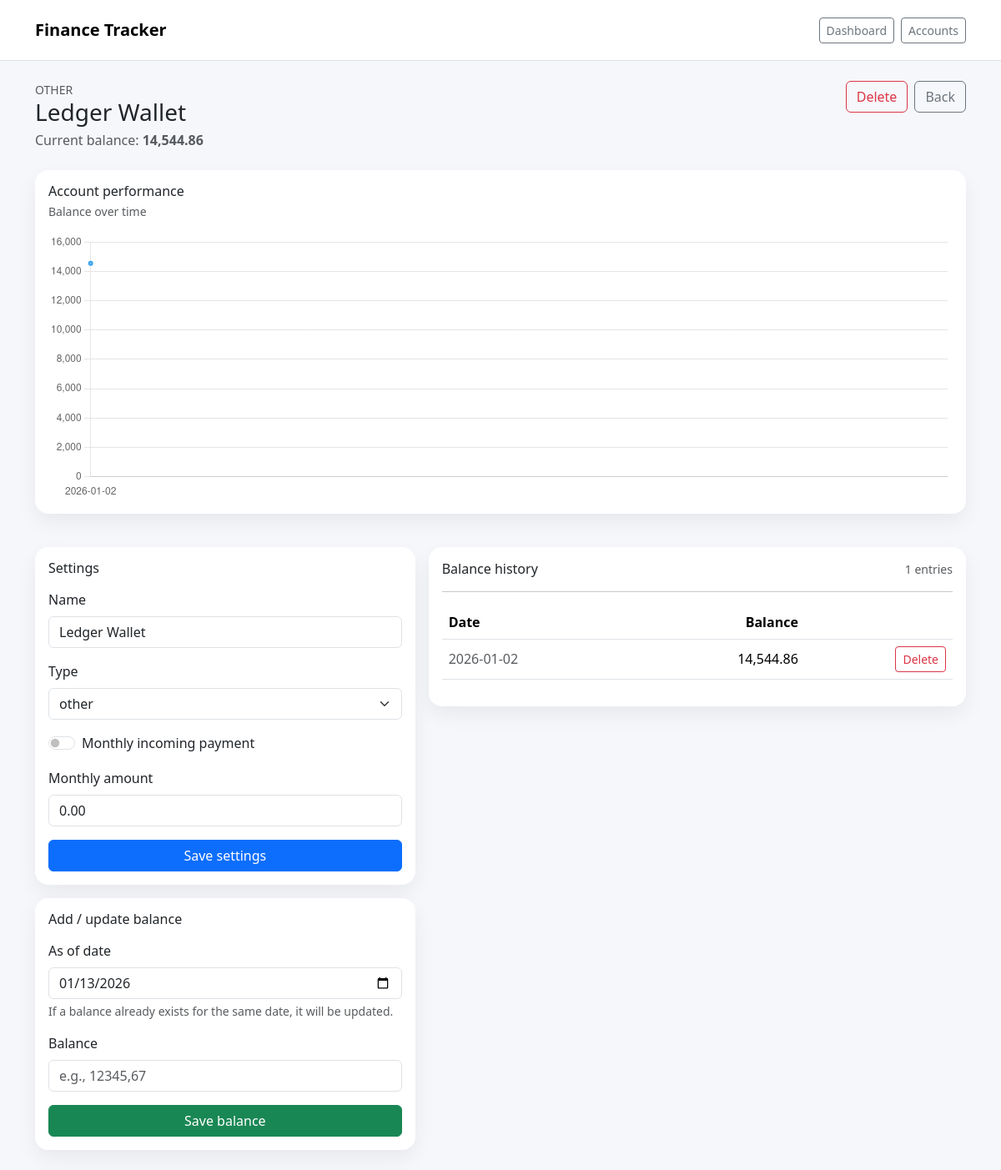
Page /accounts/6 on the earlier database version.
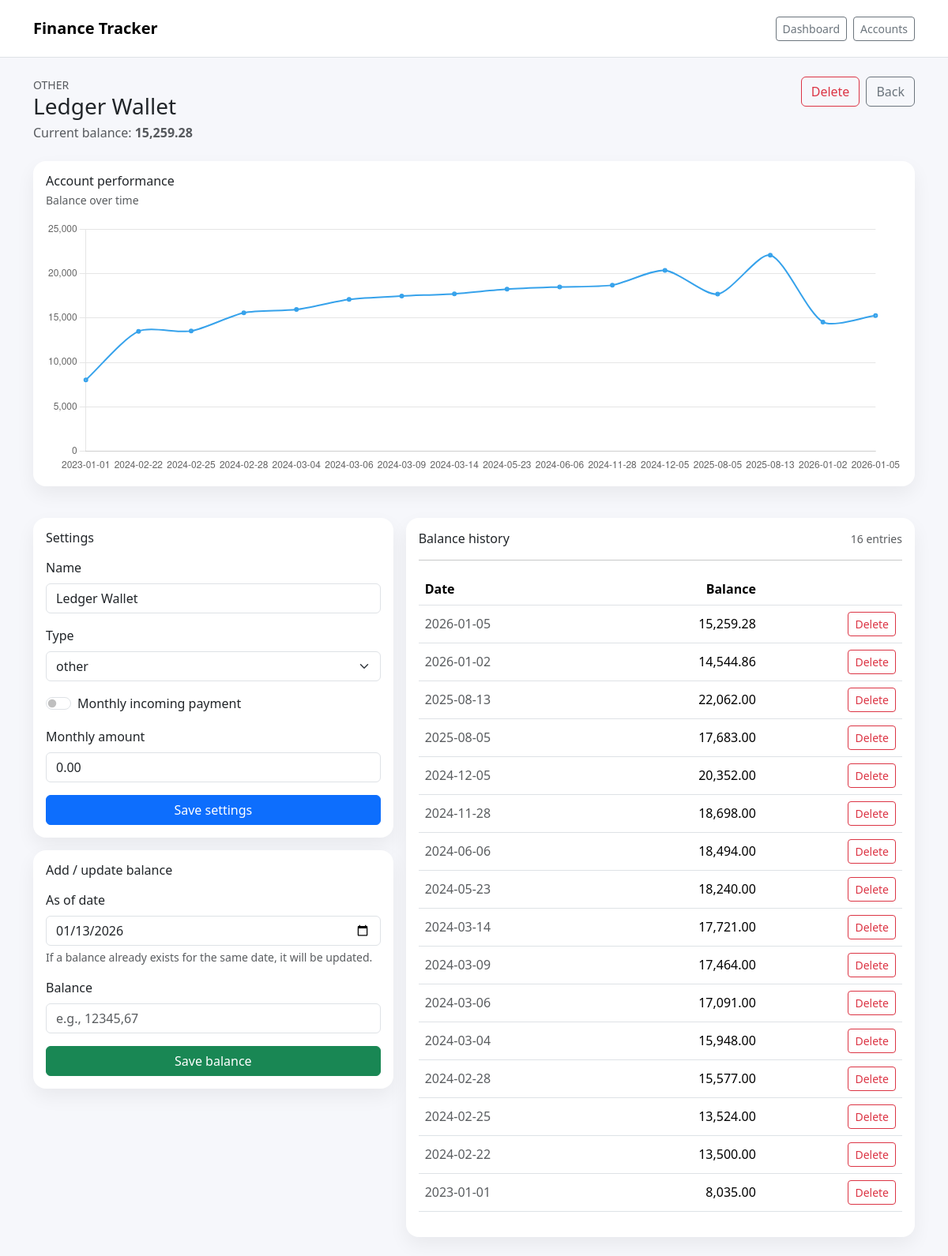
Same page on the later database version.
### app.py (models this page shows, shortened)
class Account(db.Model):
    __tablename__ = "accounts"
    id = db.Column(db.Integer, primary_key=True)
    name = db.Column(db.String(120), nullable=False, unique=True)
    account_type = db.Column(db.String(50), nullable=False, default="bank")  # bank, depot, broker, etc.
    monthly_payment_enabled = db.Column(db.Boolean, nullable=False, default=False)
    monthly_payment_amount = db.Column(db.Numeric(18, 2), nullable=False, default=0)
    created_at = db.Column(db.DateTime, nullable=False, default=datetime.utcnow)
    balances = db.relationship(
        "BalancePoint",
        backref="account",
        cascade="all, delete-orphan",
        lazy=True,
        order_by="desc(BalancePoint.as_of_date), desc(BalancePoint.created_at)",
    )
    @property
    def current_balance(self) -> Decimal:
        if not self.balances:
            return Decimal("0.00")
        return Decimal(self.balances[0].balance)

class BalancePoint(db.Model):
    __tablename__ = "balance_points"
    id = db.Column(db.Integer, primary_key=True)
    account_id = db.Column(db.Integer, db.ForeignKey("accounts.id"), nullable=False)
    as_of_date = db.Column(db.Date, nullable=False, default=date.today)
    balance = db.Column(db.Numeric(18, 2), nullable=False)
    created_at = db.Column(db.DateTime, nullable=False, default=datetime.utcnow)
    __table_args__ = (
        db.UniqueConstraint("account_id", "as_of_date", name="uq_account_date"),
    )

### app.py (the view)
@app.get("/accounts/<int:account_id>")
def account_detail(account_id: int):
    acc = Account.query.get_or_404(account_id)
    labels, values = build_account_series(acc)
    return render_template(
        "account_detail.html",
        account=acc,
        chart_labels=labels,
        chart_values=values,
        today=date.today().isoformat(),  # default date value for new balance entry
    )

### app.py (called while the page is built)
def iso(d: date) -> str:
    return d.isoformat()

def build_account_series(account: Account):
    points = (
        BalancePoint.query
        .filter_by(account_id=account.id)
        .order_by(BalancePoint.as_of_date.asc())
        .all()
    )
    labels = [iso(p.as_of_date) for p in points]
    values = [float(p.balance) for p in points]
    return labels, values

### templates/account_detail.html (shortened to what this page needs)
{% extends "base.html" %}
{% block content %}
<div class="d-flex justify-content-between align-items-start gap-3 flex-wrap">
  <div>
    <div class="text-muted small">{{ account.account_type|upper }}</div>
    <h1 class="h3 mb-1">{{ account.name }}</h1>
    <div class="text-muted">Current balance: <span class="fw-semibold">{{ "{:,.2f}".format(account.current_balance) }}</span></div>
  </div>
  <div class="d-flex gap-2">
    <form method="post" action="{{ url_for('account_delete', account_id=account.id) }}" onsubmit="return confirm('Delete account and all balances?');">
      <button class="btn btn-outline-danger">Delete</button>
    </form>
    <a class="btn btn-outline-secondary" href="{{ url_for('accounts_list') }}">Back</a>
  </div>
</div>
<div class="card my-4">
  <div class="card-body">
    <div class="d-flex justify-content-between align-items-center">
      <div>
        <div class="h6 mb-1">Account performance</div>
        <div class="text-muted small">Balance over time</div>
      </div>
    </div>
    <div class="chart-wrap mt-3">
      <canvas id="accountChart"></canvas>
    </div>
  </div>
</div>
<script>
  const accLabels = {{ chart_labels|tojson }};
  const accValues = {{ chart_values|tojson }};
  const ctxAcc = document.getElementById('accountChart');
  new Chart(ctxAcc, {
    type: 'line',
    data: {
      labels: accLabels,
      datasets: [{
        label: 'Balance',
        data: accValues,
        borderWidth: 2,
        tension: 0.25,
        pointRadius: 2,
        fill: false
      }]
    },
    options: {
      responsive: true,
      maintainAspectRatio: false,
      plugins: {
        legend: { display: false }
      },
      interaction: { mode: 'index', intersect: false },
      scales: {
        x: { grid: { display: false }},
        y: { beginAtZero: true }
      }
    }
  });
</script>
<div class="row g-3 mt-1">
  <div class="col-12 col-lg-5">
    <div class="card">
      <div class="card-body">
        <h2 class="h6 mb-3">Settings</h2>
        <form method="post" action="{{ url_for('account_settings', account_id=account.id) }}" class="vstack gap-3">
          <div>
            <label class="form-label">Name</label>
            <input class="form-control" name="name" value="{{ account.name }}" required>
          </div>
          <div>
            <label class="form-label">Type</label>
            <select class="form-select" name="account_type">
              {% for t in ["bank","depot","broker","cash","other"] %}
                <option value="{{ t }}" {% if account.account_type==t %}selected{% endif %}>{{ t }}</option>
              {% endfor %}
            </select>
          </div>
          <div class="form-check form-switch">
            <input class="form-check-input" type="checkbox" role="switch" id="monthly_enabled" name="monthly_enabled"
                   {% if account.monthly_payment_enabled %}checked{% endif %}>
            <label class="form-check-label" for="monthly_enabled">Monthly incoming payment</label>
          </div>
          <div>
            <label class="form-label">Monthly amount</label>
            <input class="form-control" name="monthly_amount" value="{{ account.monthly_payment_amount }}">
          </div>
          <button class="btn btn-primary">Save settings</button>
        </form>
      </div>
    </div>
    <div class="card mt-3">
      <div class="card-body">
        <h2 class="h6 mb-3">Add / update balance</h2>
        <form method="post" action="{{ url_for('balance_add', account_id=account.id) }}" class="vstack gap-3">
          <div>
            <label class="form-label">As of date</label>
            <input class="form-control" type="date" name="as_of_date" value="{{ today }}">
            <div class="form-text">If a balance already exists for the same date, it will be updated.</div>
          </div>
          <div>
            <label class="form-label">Balance</label>
            <input class="form-control" name="balance" placeholder="e.g., 12345,67" required>
          </div>
          <button class="btn btn-success">Save balance</button>
        </form>
      </div>
    </div>
  </div>
  <div class="col-12 col-lg-7">
    <div class="card">
      <div class="card-body">
        <div class="d-flex justify-content-between align-items-center">
          <h2 class="h6 mb-0">Balance history</h2>
          <div class="text-muted small">{{ account.balances|length }} entries</div>
        </div>
        <hr/>
        <div class="table-responsive">
          <table class="table align-middle">
            <thead>
              <tr>
                <th>Date</th>
                <th class="text-end">Balance</th>
                <th></th>
              </tr>
            </thead>
            <tbody>
              {% for p in account.balances %}
              <tr>
                <td class="text-muted">{{ p.as_of_date }}</td>
                <td class="text-end fw-medium">{{ "{:,.2f}".format(p.balance) }}</td>
                <td class="text-end">
                  <form method="post" action="{{ url_for('balance_delete', point_id=p.id) }}" onsubmit="return confirm('Delete this balance point?');">
                    <button class="btn btn-sm btn-outline-danger">Delete</button>
                  </form>
                </td>
              </tr>
              {% endfor %}
            </tbody>
          </table>
        </div>
      </div>
    </div>
  </div>
</div>
{% endblock %}

### templates/base.html (shortened to what this page needs)
<!doctype html>
<html lang="en">
<head>
  <link href="https://cdn.jsdelivr.net/npm/bootstrap@5.3.3/dist/css/bootstrap.min.css" rel="stylesheet">
  <link rel="stylesheet" href="{{ url_for('static', filename='style.css') }}">
</head>
<body>
<nav class="navbar navbar-expand-lg border-bottom bg-white">
  <div class="container py-2">
    <a class="navbar-brand fw-semibold" href="{{ url_for('dashboard') }}">Finance Tracker</a>
    <div class="ms-auto d-flex gap-2">
      <a class="btn btn-sm btn-outline-secondary" href="{{ url_for('dashboard') }}">Dashboard</a>
      <a class="btn btn-sm btn-outline-secondary" href="{{ url_for('accounts_list') }}">Accounts</a>
    </div>
  </div>
</nav>
<main class="container my-4">
  {% block content %}{% endblock %}
</main>
</body>
</html>

### static/style.css (style rules this page uses)
:root { --card-radius: 16px; }
body { background: #f6f7fb; }
.navbar { position: sticky; top: 0; z-index: 10; }
.card { border: 0; border-radius: var(--card-radius); box-shadow: 0 10px 25px rgba(0,0,0,.06); }
.chart-wrap { height: 320px; }

Differences in the rows shown:
added BalancePoint: current_balance "15,259.28", as_of_date "2026-01-05", balance "15,259.28"
added BalancePoint: as_of_date "2025-08-13", balance "22,062.00"
added BalancePoint: as_of_date "2025-08-05", balance "17,683.00"
added BalancePoint: as_of_date "2024-12-05", balance "20,352.00"
added BalancePoint: as_of_date "2024-11-28", balance "18,698.00"
added BalancePoint: as_of_date "2024-06-06", balance "18,494.00"
added BalancePoint: as_of_date "2024-05-23", balance "18,240.00"
added BalancePoint: as_of_date "2024-03-14", balance "17,721.00"
added BalancePoint: as_of_date "2024-03-09", balance "17,464.00"
added BalancePoint: as_of_date "2024-03-06", balance "17,091.00"
added BalancePoint: as_of_date "2024-03-04", balance "15,948.00"
added BalancePoint: as_of_date "2024-02-28", balance "15,577.00"
added BalancePoint: as_of_date "2024-02-25", balance "13,524.00"
added BalancePoint: as_of_date "2024-02-22", balance "13,500.00"
added BalancePoint: as_of_date "2023-01-01", balance "8,035.00"
Other differences:
chart data {{ chart_labels|tojson }}: ["2026-01-02"] → ["2023-01-01", "2024-02-22", "2024-02-25", "2024-02-28", "2024-03-04", "2024-03-06", "2024-03-09", "2024-03-14", "2024-05-23", "2024-06-06", "2024-11-28", "2024-12-05", "2025-08-05", "2025-08-13", "2026-01-02", "2026-01-05"]
chart data {{ chart_values|tojson }}: [14544.86] → [8035.0, 13500.0, 13524.0, 15577.0, 15948.0, 17091.0, 17464.0, 17721.0, 18240.0, 18494.0, 18698.0, 20352.0, 17683.0, 22062.0, 14544.86, 15259.28]
{{ account.balances|length }}: "1" → "16"
{{ "{:,.2f}".format(account.current_balance) }}: "14,544.86" → "15,259.28"
